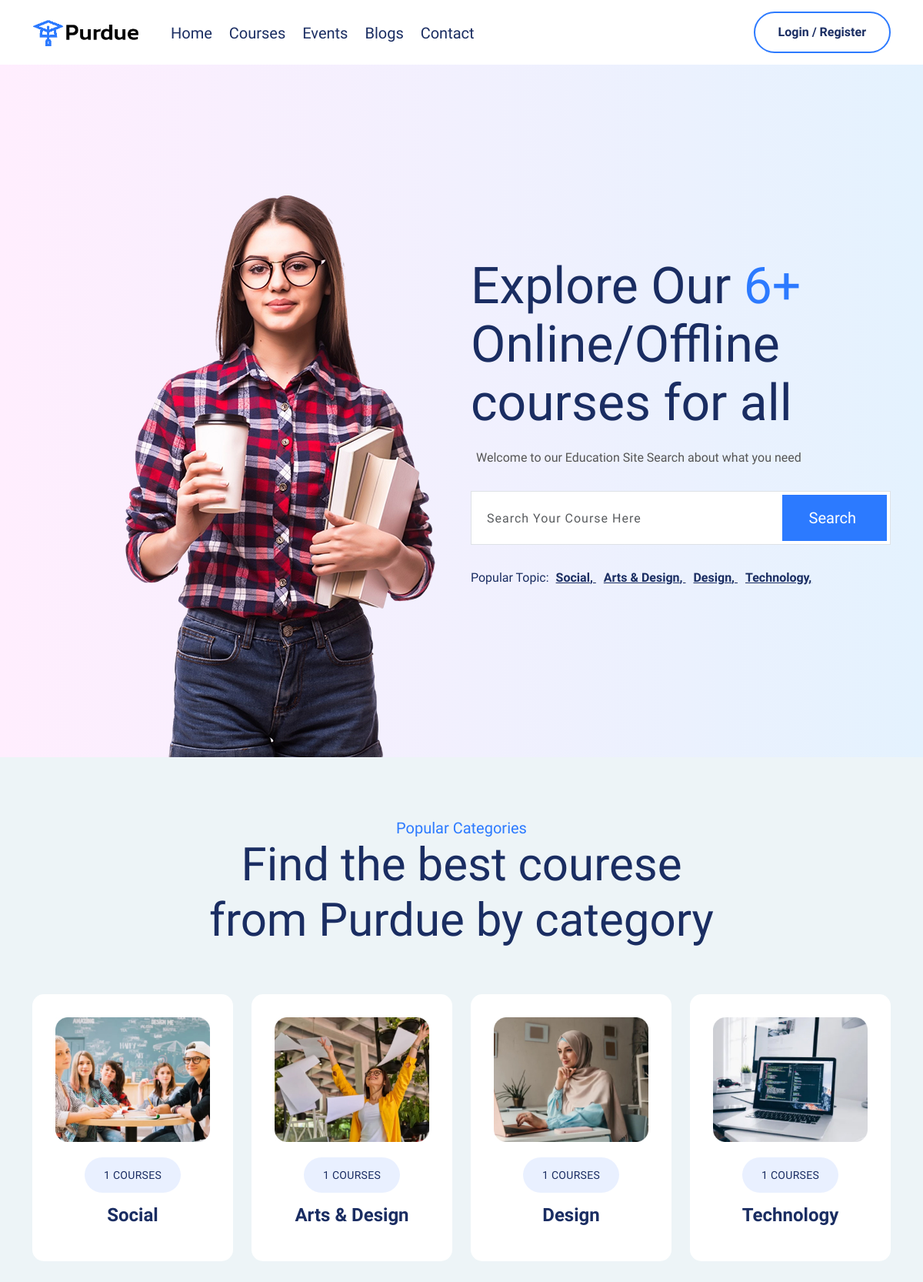
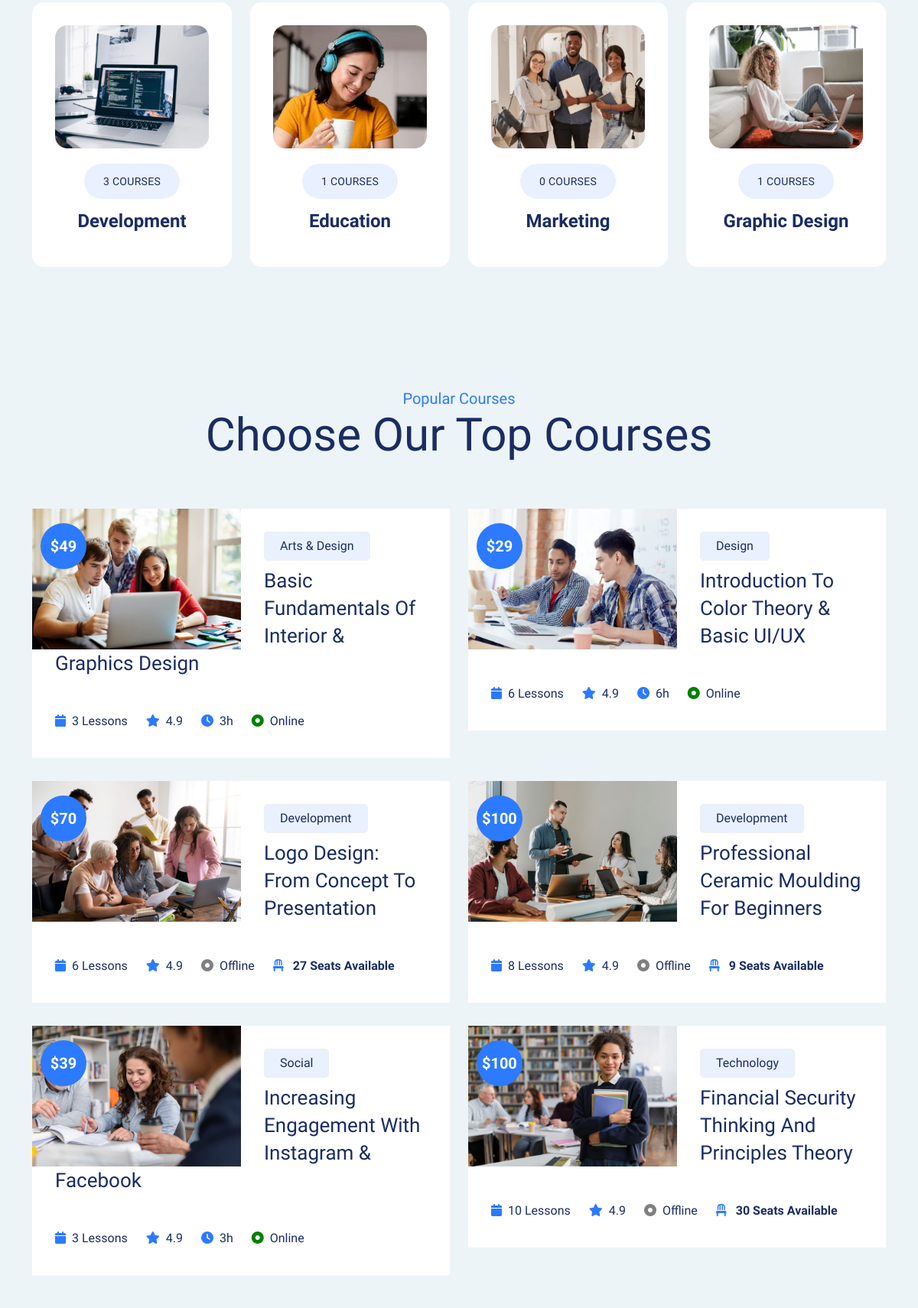
The page / (upper part) on the database its author committed (2 pictures, top to bottom).
### core/models.py (models this page shows, shortened)
class Category(models.Model):
    name = models.CharField(max_length=150)
    img = models.ImageField(upload_to="Category_Image/", null=True, blank=True)
    slug = models.CharField(max_length=150, null=True, blank=True)
    def __str__(self):
        return self.name

class Course(models.Model):
    class Type(models.TextChoices):
        online = "online", "Online"
        offline = "offline", "Offline"
    instructor = models.ForeignKey(
        settings.AUTH_USER_MODEL,
        on_delete=models.CASCADE,
        related_name="instructor_courses",
    )
    name = models.CharField(max_length=100, db_index=True)
    img = models.ImageField(upload_to="Course_Image/")
    price = models.PositiveIntegerField(default=1)
    students = models.ManyToManyField(
        settings.AUTH_USER_MODEL, related_name="students", blank=True
    )
    lessons = models.PositiveIntegerField(default=1)
    course_type = models.CharField(max_length=20, choices=Type.choices)
    starts_on = models.DateField(auto_now_add=False, null=True, blank=True)
    ends_on = models.DateField(auto_now_add=False, null=True, blank=True)
    duration = models.PositiveIntegerField(default=0, null=True, blank=True)
    course_hours = models.PositiveIntegerField(default=0, null=True, blank=True)
    max_seats = models.PositiveIntegerField(default=0, null=True, blank=True)
    location = models.CharField(max_length=150, null=True, blank=True)
    categories = models.ManyToManyField(Category, related_name="categories")
    overview = models.TextField()
    description_requirements = models.TextField()
    slug = models.SlugField(max_length=100, null=True, blank=True, db_index=True)

### core/views.py (the view)
# urls.py: path("", views.index, name="index"),
def index(request):
    courses = (
        Course.objects.annotate(students_filter=Count("students"))
        .order_by("-students_filter")
        .prefetch_related("categories", "students")[:6]
    )
    blogs = Blog.objects.all().prefetch_related("tags")[:6]
    events = Event.objects.all()[:6]
    return render(
        request,
        "core/index.html",
        {"courses": courses, "blogs": blogs, "events": events},
    )

### core/context_processors.py (called while the page is built)
def share_func(request):
    if "superuser" in request.path:
        return {}
    else:
        if request.user.is_authenticated:
            check_newsletter = NewsLetter.objects.filter(useremail=request.user.email)
            if not check_newsletter.exists():
                show_newsletter = True
            else:
                show_newsletter = False
        else:
            show_newsletter = True
        categories = Category.objects.filter(Q(img__icontains=".")).prefetch_related(
            "categories", "tags"
        )[:8]
        return {"categories": categories, "show_newsletter": show_newsletter}

### core/templatetags/math_filter.py (called while the page is built)
@register.filter
def minus(value, arg):
    return value - arg

### templates/core/index.html (shortened to what this page needs)
{% extends 'base.html' %}
{% load static %}
{% load math_filter %}
{% block body %}
	<div class="top_header_banner2">
		<section class="home_bg hb_height">
			<div class="container">
				<div class="row">
				  <div class="col-lg-6 col-sm-12 col-xs-12">
					<div class="hero-text-img2">
						<img src="{% static 'assets/images/all-img/home-img1.png' %}" class="img-fluid" alt="" />
					</div>
				  </div>
				  <div class="col-lg-6 col-sm-12 col-xs-12">
					<div class="hero-text2 ht_top">
						<h1>Explore Our <span>{{courses.count}}+</span> Online/Offline courses for all</h1>
						<p class='text-center'>Welcome to our Education Site Search about what you need</p>
					</div>
					<div class="home_sb2">
						<form  action="{% url 'search' %}" class="banner_subs2">
							<input type="search" class="form-control home_si2" name='q' placeholder="Search your course here" required="required">
							<button type="submit" class="subscribe__btn">Search </button>
						</form>
					</div>
					<div class="home_tag">
						<span>Popular Topic:</span>
						{% for cat in categories|slice:4 %}
							<a href="{% url 'category_slug' cat.slug %}">{{cat.name}}, </a>
						{% endfor %}
					</div>
				  </div>
				</div>
			</div>
		</section>
	</div>
	<section class="category_two_area section-padding">
		<div class="container">
			<div class="section-title text-center">
				<h4>Popular Categories</h4>
				<h1>Find the best courese from Purdue by category</h1>
			</div>
			<div class="row">
				{% for cat in categories %}
					<div class="col-lg-3 col-sm-6 col-xs-12 wow fadeInUp" data-wow-duration="1s" data-wow-delay="0.1s" data-wow-offset="0">
						<div class="cat_list_two">
							<img src="{{cat.img.url}}" alt="" />
							<span>{{cat.categories.count}} Courses</span>
							<h4><a href="{% url 'category_slug' cat.slug %}">{{cat.name}}</a></h4>
						</div>
					</div>
				{% endfor %}
			</div>
		</div>
	</section>
	<div class="bc_bg_two section-padding">
		<div class="container">
			<div class="section-title">
			  <h4>Popular Courses</h4>
			  <h1>Choose Our Top Courses</h1>
			</div>
			<div class="row">
				{% for cour in courses %}
					<div class="col-lg-6 col-sm-12 col-xs-12 wow fadeInUp" data-wow-duration="1s" data-wow-delay="0.1s" data-wow-offset="0">
						<div class="course-slide2">
							<div class="course-img2">
								<img src="{{cour.img.url}}" alt="">
								<div class="course-date2">
									<span class="month2">${{cour.price}}</span>
								</div>
							</div>
							<div class="course-content2"><a class="c_btn2" href="{% url 'course' cour.slug %}">{{cour.categories.first}}</a>
								<h3><a href="{% url 'course' cour.slug %}">{{cour.name}}</a></h3>
								<div class="co_list">
									<span><i class="fa fa-calendar"></i>{{cour.lessons}} Lessons</span>
									<span><i class="fa fa-star"></i>4.9</span>
									{% if cour.course_type == 'online' %}
										<span><i class="fa fa-clock"></i>{{cour.course_hours}}h</span>
										<span><i style='color:green' class="fa fa-dot-circle"></i>Online</span>
									{% else %}
										<span><i style='color:gray' class="fa fa-dot-circle"></i>Offline</span>
									{% endif %}
									{% if cour.course_type == 'offline' %}
										<span><i class="fa fa-chair"></i><strong> {{cour.max_seats|minus:cour.students.all.count}} Seats Available</strong></span>
									{% endif %}
								</div>
							</div>
						</div>
					</div>
				{% endfor %}
				<div class="col-lg-12 text-center">
				</div>
			</div>
		</div>
	</div>
{% endblock body %}

### rows shown on the page
Category: name "Social", img (picture), categories.count "1"
Category: name "Arts & Design", img (picture), categories.count "1"
Category: name "Design", img (picture), categories.count "1"
Category: name "Technology", img (picture), categories.count "1"
Category: img (picture), categories.count "3", name "Development"
Category: img (picture), categories.count "1", name "Education"
Category: img (picture), categories.count "0", name "Marketing"
Category: img (picture), categories.count "1", name "Graphic Design"
Course: img (picture), price "49", categories.first "Arts & Design", name "Basic Fundamentals Of Interior & Graphics Design", lessons "3", course_hours "3"
Course: img (picture), price "29", categories.first "Design", name "Introduction To Color Theory & Basic UI/UX", lessons "6", course_hours "6"
Course: img (picture), price "70", categories.first "Development", name "Logo Design: From Concept To Presentation", lessons "6", course_type "offline" (drawn), max_seats|minus "27"
Course: img (picture), price "100", categories.first "Development", name "Professional Ceramic Moulding For Beginners", lessons "8", course_type "offline" (drawn), max_seats|minus "9"
Course: img (picture), price "39", categories.first "Social", name "Increasing Engagement With Instagram & Facebook", lessons "3", course_hours "3"
Course: img (picture), price "100", categories.first "Technology", name "Financial Security Thinking And Principles Theory", lessons "10", course_type "offline" (drawn), max_seats|minus "30"

### other values the page prints
{{ courses.count }} "6"
